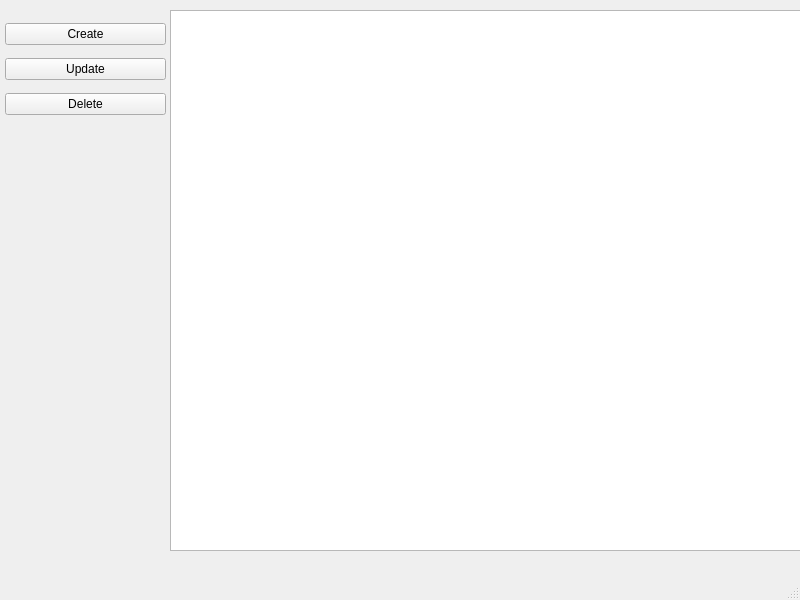
<?xml version="1.0" encoding="UTF-8"?>
<ui version="4.0">
 <class>Shops</class>
 <widget class="QMainWindow" name="Shops">
  <property name="geometry">
   <rect>
    <x>0</x>
    <y>0</y>
    <width>800</width>
    <height>600</height>
   </rect>
  </property>
  <property name="windowTitle">
   <string>Магазины</string>
  </property>
  <widget class="QWidget" name="centralwidget">
   <widget class="QWidget" name="verticalLayoutWidget">
    <property name="geometry">
     <rect>
      <x>0</x>
      <y>10</y>
      <width>171</width>
      <height>121</height>
     </rect>
    </property>
    <layout class="QVBoxLayout" name="verticalLayout">
     <property name="spacing">
      <number>0</number>
     </property>
     <property name="leftMargin">
      <number>5</number>
     </property>
     <property name="topMargin">
      <number>0</number>
     </property>
     <property name="rightMargin">
      <number>5</number>
     </property>
     <item>
      <widget class="QPushButton" name="createButton">
       <property name="text">
        <string>Create</string>
       </property>
      </widget>
     </item>
     <item>
      <widget class="QPushButton" name="updateButton">
       <property name="text">
        <string>Update</string>
       </property>
      </widget>
     </item>
     <item>
      <widget class="QPushButton" name="deleteButton">
       <property name="text">
        <string>Delete</string>
       </property>
      </widget>
     </item>
    </layout>
   </widget>
   <widget class="QTableView" name="shopTable">
    <property name="geometry">
     <rect>
      <x>170</x>
      <y>10</y>
      <width>631</width>
      <height>541</height>
     </rect>
    </property>
   </widget>
  </widget>
  <widget class="QMenuBar" name="menubar">
   <property name="geometry">
    <rect>
     <x>0</x>
     <y>0</y>
     <width>800</width>
     <height>21</height>
    </rect>
   </property>
  </widget>
  <widget class="QStatusBar" name="statusbar"/>
 </widget>
 <resources/>
 <connections/>
</ui>
